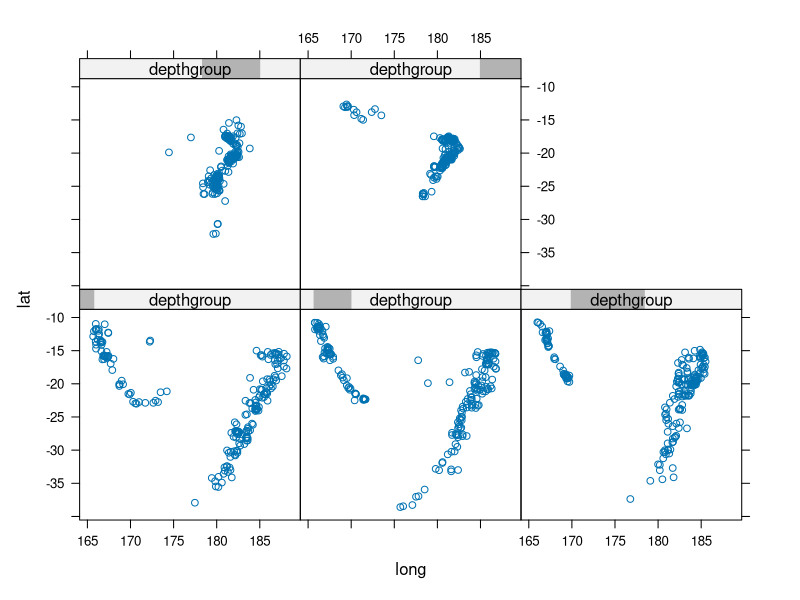
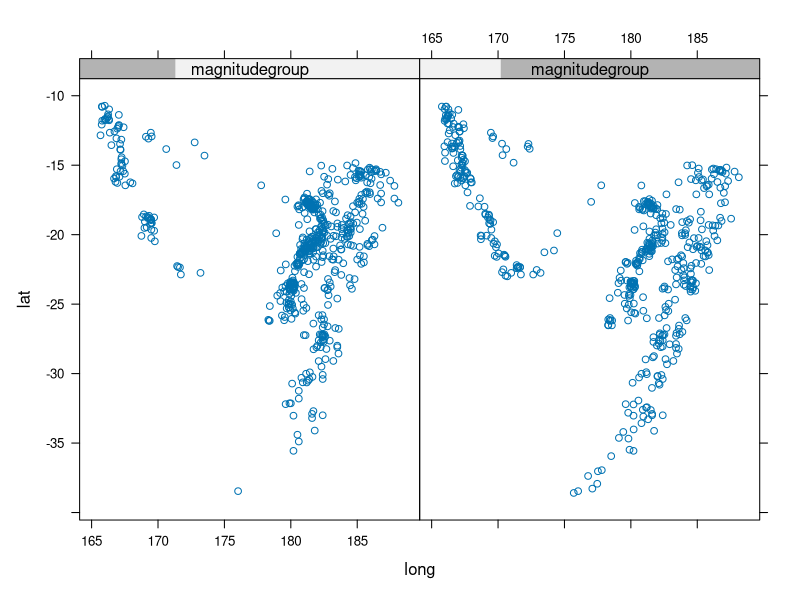
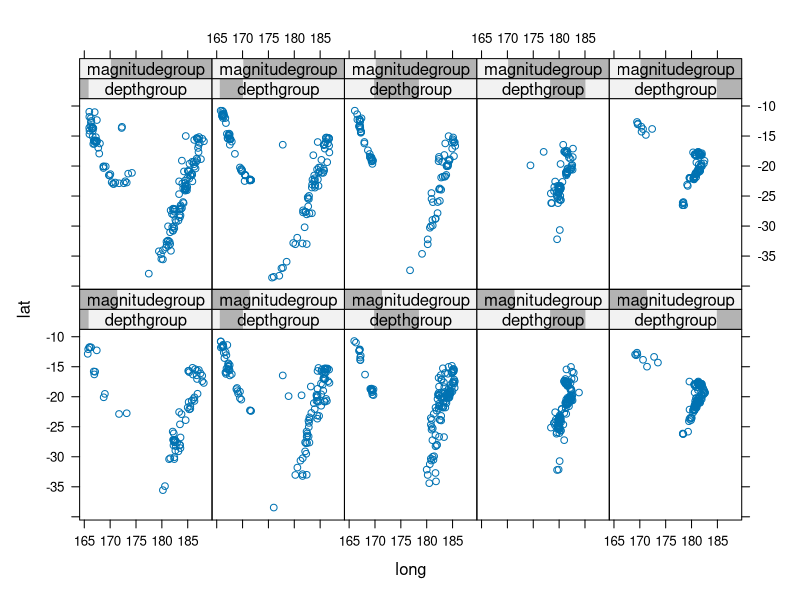
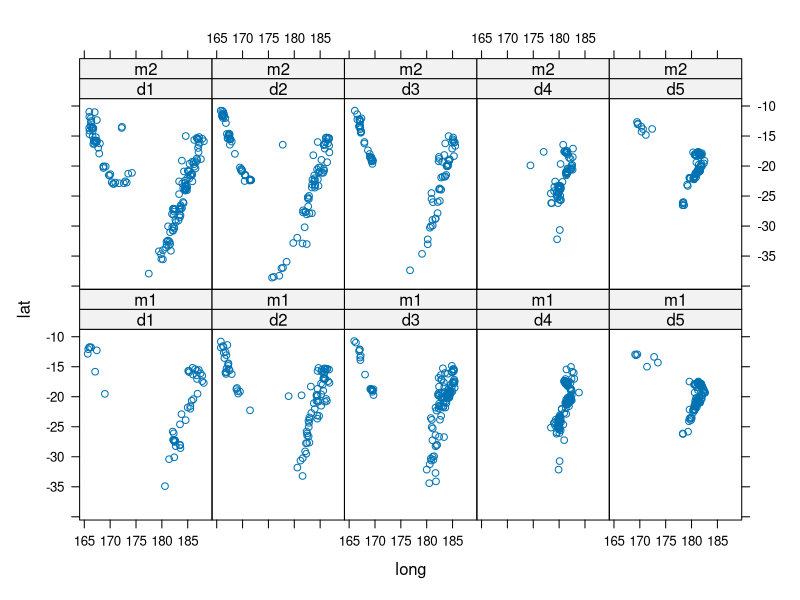
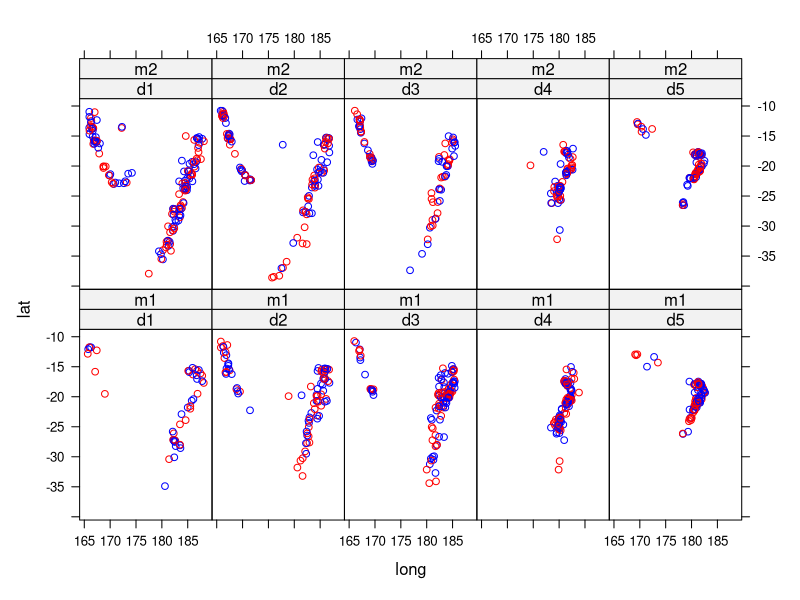
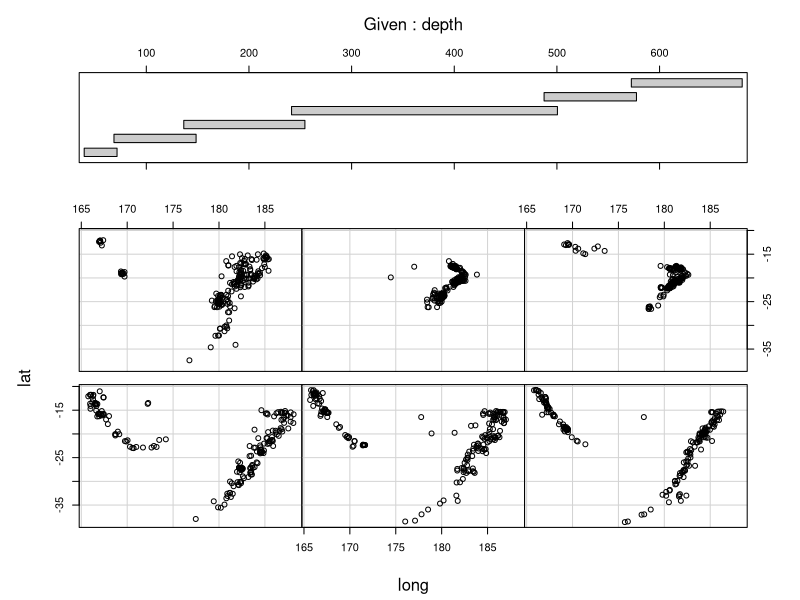
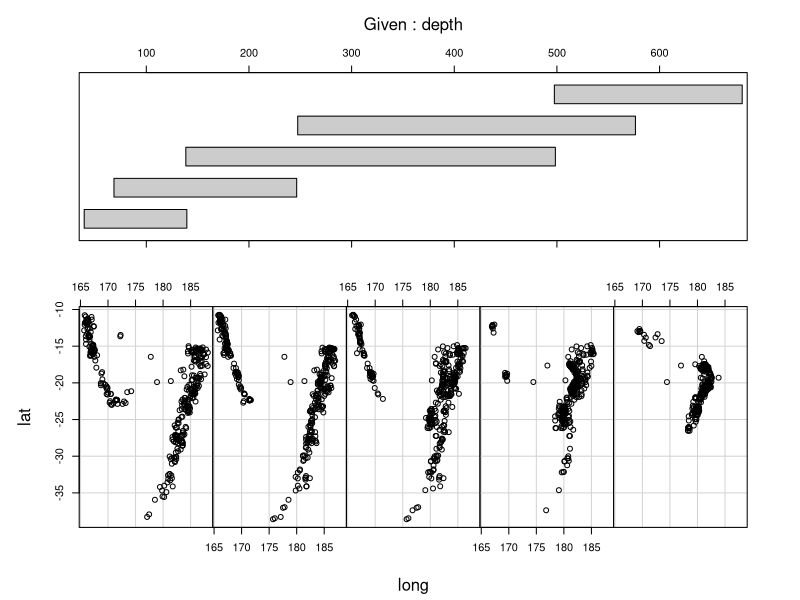
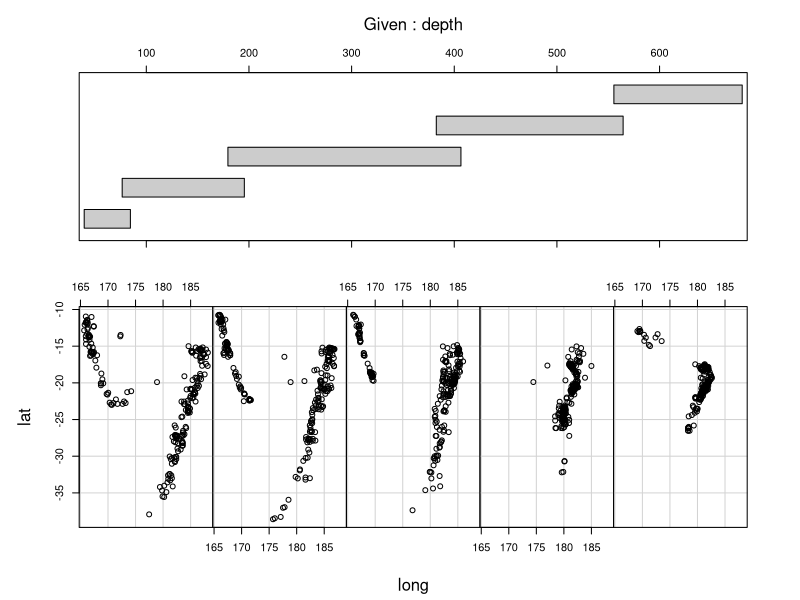

These charts were generated, in order, by the following R code:
install.packages("lattics")
library(lattice)
head(quakes)
summary(quakes$depth)

# 진앙지 깊이 그룹화
depthgroup <- equal.count(quakes$depth, number=5, overlap=0)    # 5개 구간(number)으로 겹치는 부분(overlap) 없도록
depthgroup
xyplot(lat ~ long | depthgroup, data = quakes)                  # (y ~ x | 그룹화 정보, 원본 data)

# 지진강도 그룹화
magnitudegroup <- equal.count(quakes$mag, number=2, overlap=0)  # 2개 구간으로 겹치는 부분 없도록록
magnitudegroup
xyplot(lat ~ long | magnitudegroup, data = quakes)

# 깊이와 진도를 합성해서 표현
xyplot(lat ~ long | depthgroup * magnitudegroup, data = quakes) # 합성 시 (*) 사용 

# 그룹 별 주석 입력
quakes$depth3[quakes$depth >= 39.5 & quakes$depth <= 80.5] <- 'd1'
quakes$depth3[quakes$depth >= 79.5 & quakes$depth <= 186.5] <- 'd2'
quakes$depth3[quakes$depth >= 185.5 & quakes$depth <= 397.5] <- 'd3'
quakes$depth3[quakes$depth >= 396.5 & quakes$depth <= 562.5] <- 'd4'
quakes$depth3[quakes$depth >= 562.5 & quakes$depth <= 680.5] <- 'd5'
head(quakes)

quakes$mag3[quakes$mag >= 3.95 & quakes$mag <= 4.65] <- 'm1'
quakes$mag3[quakes$mag >= 4.55 & quakes$mag <= 6.45] <- 'm2'

xyplot(lat ~ long | depth3 * mag3, data = quakes)

# depth3, mag3 str type 이라서 factor 변환
convert <- transform(quakes, depth3 = factor(depth3), mag3 = factor(mag3))
convert                                                         # 두개의 열을 factor 타입으로 변환
str(convert)

xyplot(lat ~ long | depth3 * mag3, data = convert, col = c('red', 'blue'))

# coplot 그래프는 구간 처리한 변수가 필요없음
coplot(lat ~ long | depth, data = quakes, overlap = 0.1)
coplot(lat ~ long | depth, data = quakes, number = 5, row = 1)  # 5개의 구간을 1개의 열에 그려라
coplot(lat ~ long | depth, data = quakes, number = 5, row = 1, overlap = 0.1)
coplot(lat ~ long | depth, data = quakes, number = 5, row = 1, overlap = 0.1, col = 'blue')
coplot(lat ~ long | depth, data = quakes, number = 5, row = 1, overlap = 0.1, col = 'blue', bar.bg = c(num = 'green'))
coplot(lat ~ long | depth, data = quakes, number = 5, row = 1, overlap = 0.1, col = 'blue', bar.bg = c(num = 'green'), panel = panel.smooth)

# 진도를 5개 구간으로 조건그래프
coplot(lat ~ long | mag, data = quakes, overlap = 0.1, number = 5, row = 1, col = 'blue', bar.bg = c(num = 'green'),  panel = panel.smooth)

# 3차원
cloud(depth ~ lat * long, data = quakes)                        # cloud(z ~ y * x , data) 
cloud(depth ~ lat * long, data = quakes, zlim = rev(range(quakes$depth)))
cloud(depth ~ lat * long, data = quakes, zlim = rev(range(quakes$depth)), xlab = '경도', ylab = '위도', zlab = '깊이')
cloud(depth ~ lat * long, data = quakes, zlim = rev(range(quakes$depth)), xlab = '경도', ylab = '위도', zlab = '깊이',
      panel.aspect = 0.9, screen = list(z = 45, x = -25))       # panel.aspect : 테두리 사이즈 , screen : 회전









       